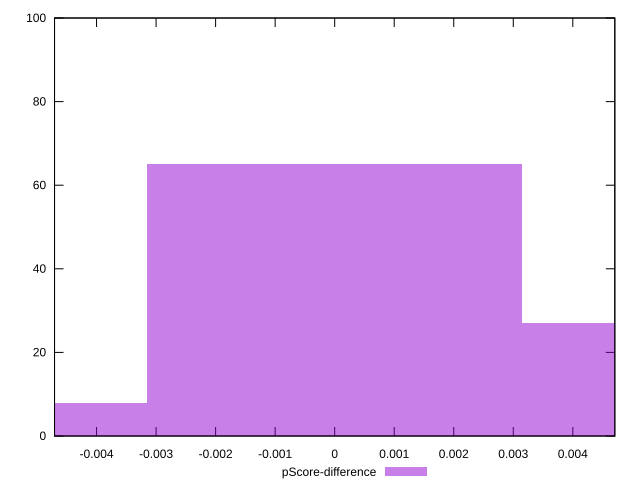

Reproduce this figure in gnuplot.
reset

$pScoreDifference <<EOF
0 65
0.006306166972952812 27
-0.006306166972952812 8
EOF

set key outside below
set boxwidth 0.006306166972952812
set xrange [-0.004705882352941171:0.004705882352941171]
set yrange [0:100]
set trange [0:100]
set style fill transparent solid 0.5 noborder
set terminal svg size 640, 490 enhanced background rgb 'white'
set output "report_00021_2021-02-20T09:16:39.615Z/uses-http2/samples/pages+cached+noadtech+nomedia+nocss/pScore-difference/histogram.svg"

plot $pScoreDifference title "pScore-difference" with boxes

reset
